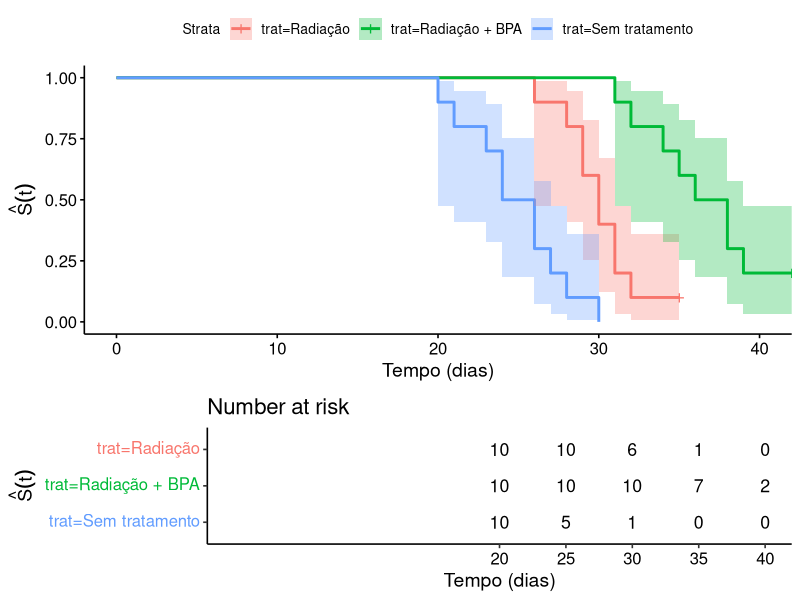

The R source for this figure: (Note: this script raises an error after producing the figure.)
## ---- chunk 1
knitr::opts_chunk$set(warning=FALSE, 
                      # fig.dim = c(5,5),
                      # out.height = '40%',
                      # fig.align = 'center',
                      message=FALSE
                      )

library(tidyverse)
library(ggplot2)
library(knitr)
library(readr)
library(dplyr)


## ---- chunk 2
# Questão 2
library(survival)
library(survminer)

q2 <- data.frame(trat = c(rep("Sem tratamento",10),rep("Radiação",10),
rep("Radiação + BPA",10)),
tempo = c(20,21,23,24,24,26,26,27,28,30,26,28,29,29,30,
30,31,31,32,35,31,32,34,35,36,38,38,39,42,42), 
falha = c(rep(1,19),0,rep(1,8),0,0))
q2$trat = as.factor(q2$trat)
## ---- chunk 3
q2_km = survfit(Surv(tempo, falha)~trat, data = q2, 
                    conf.type = 'log-log') 

ggsurvplot(q2_km,q2, conf.int = T, risk.table = T, tables.height = 0.35)+
  labs(x="Tempo (dias)", y=expression(hat(S)(t)))
## ---- chunk 4
surv_pvalue(q2_km)
## ---- chunk 5
# 2.b
q2$z1 = ifelse(q2$trat == 'Radiação', 1, 0)
q2$z2 = ifelse(q2$trat == 'Radiação + BPA', 1, 0)
## ---- chunk 6
q2_cox_efron = coxph(Surv(tempo, falha)~ z1 + z2, data = q2, ties = 'efron')
summary(q2_cox_efron)
## ---- chunk 7
q2_cox_breslow = coxph(Surv(tempo, falha)~ z1 + z2, data = q2, ties = 'breslow')
summary(q2_cox_breslow)
## ---- chunk 8
q2_cox_exact = coxph(Surv(tempo, falha)~ z1 + z2, data = q2, ties = 'exact')
summary(q2_cox_exact)
## ---- chunk 9
# 2.e
q2$z3 = ifelse(q2$z1 ==1 | q2$z2 ==1, 1, 0)
q2_cox_efron2 = coxph(Surv(tempo, falha)~ z3, data = q2, ties = 'efron')
anova(q2_cox_efron, q2_cox_efron2)
## ---- chunk 10
q2_cox_breslow2 = coxph(Surv(tempo, falha)~ z3, data = q2, ties = 'breslow')
anova(q2_cox_breslow, q2_cox_breslow2)
## ---- chunk 11
q2_cox_exact2 = coxph(Surv(tempo, falha)~ z3, data = q2, ties = 'exact')
anova(q2_cox_exact, q2_cox_exact2)
## ---- chunk 12
# Questão 4 ----


# t<0 representa censura à direita
t = c(28,59,89,175,195,309,-377, -393, -421, 447, 462,-709, -744, -1106, -1206,
      34,88,137,-199, -280, 291,-299, -300, 308,351, 358,369,-370, 371,375,
      -382, 392,-429, 451,-1119, 49,87,187,293,-302, -300, 353,-360, 402,-480, 
      -486, -545, -552, -1460, -1460)

dados <- tibble(
  tempo=abs(t), 
  delta=as.numeric(t>0), 
  tumor=c(rep("Grande",15), rep("Moderado",20), rep("Pequeno",15))) %>% 
  mutate(tumor=factor(tumor, levels = c("Pequeno","Moderado","Grande") ))

## 4a  ----
library(survival)
library(survminer)
fit <- survfit(Surv(tempo, delta) ~ tumor, data = dados)
p=ggsurvplot(fit, data = dados, conf.int = T, conf.int.alpha=0.1)
p$plot
## ---- chunk 13
## 4b  ----
# logrank
survdiff(formula(fit),data=dados)
# Harrington and Fleming com rho = 0.5
survdiff(formula(fit),data=dados, rho=0.5)
## ---- chunk 14
## 4c  ----
fit2 <- coxph(Surv(tempo, delta) ~ tumor, data = dados)
summary(fit2)
## ---- chunk 15
# QUESTAO 5 ----
# QUESTAO 5a ----
library(survival)
library(survminer)
library(readxl)

q5 = read_excel('data/Lista4_Hodgkins.xlsx')
q5$sex = as.factor(q5$sex)
q5$stage = as.factor(q5$stage)
q5$hist = as.factor(q5$hist)
q5
## ---- chunk 16
q5_cox_a = coxph(Surv(survivaltime, dead)~sex+stage+hist, data = q5)
summary(q5_cox_a)
## ---- chunk 17
plot(q5$age, resid(q5_cox_a), xlab = 'Idade', 
     ylab = 'Resíduo martingal', pch = 16, col = 'steelblue3')
smooth = lowess(q5$age, resid(q5_cox_a), iter = 1)
lines(smooth)
## ---- chunk 18
# 5.b
q5_cox_b = coxph(Surv(survivaltime, dead)~sex+stage+hist+age, data = q5)
summary(q5_cox_b)
## ---- chunk 19
# 5.c
q5_cox_c_age = coxph(Surv(survivaltime, dead)~sex+stage+hist, data = q5)
anova(q5_cox_b, q5_cox_c_age)
## ---- chunk 20
q5_cox_c_sex = coxph(Surv(survivaltime, dead)~age+stage+hist, data = q5)
anova(q5_cox_b, q5_cox_c_sex)
## ---- chunk 21
q5_cox_c_stage = coxph(Surv(survivaltime, dead)~age+sex+hist, data = q5)
anova(q5_cox_b, q5_cox_c_stage)
## ---- chunk 22
q5_cox_c_hist = coxph(Surv(survivaltime, dead)~age+stage+sex, data = q5)
anova(q5_cox_b, q5_cox_c_hist)
## ---- chunk 23
q5_cox = coxph(Surv(survivaltime, dead)~age+stage, data = q5)
summary(q5_cox)
## ---- chunk 24
# 5.d
q5$cox_snell = - (resid(q5_cox) - q5$dead)
q5_cox_snell = coxph(Surv(cox_snell, dead)~1, data = q5)
q5_base = basehaz(q5_cox_snell, centered = FALSE)
plot(q5_base$time, q5_base$hazard, xlab = 'Resíduo Cox-Snell' ,
     ylab = 'Estimativa da Função de Risco Acumulada', xlim = c(0,2), ylim = c(0,2))
abline(0,1)
